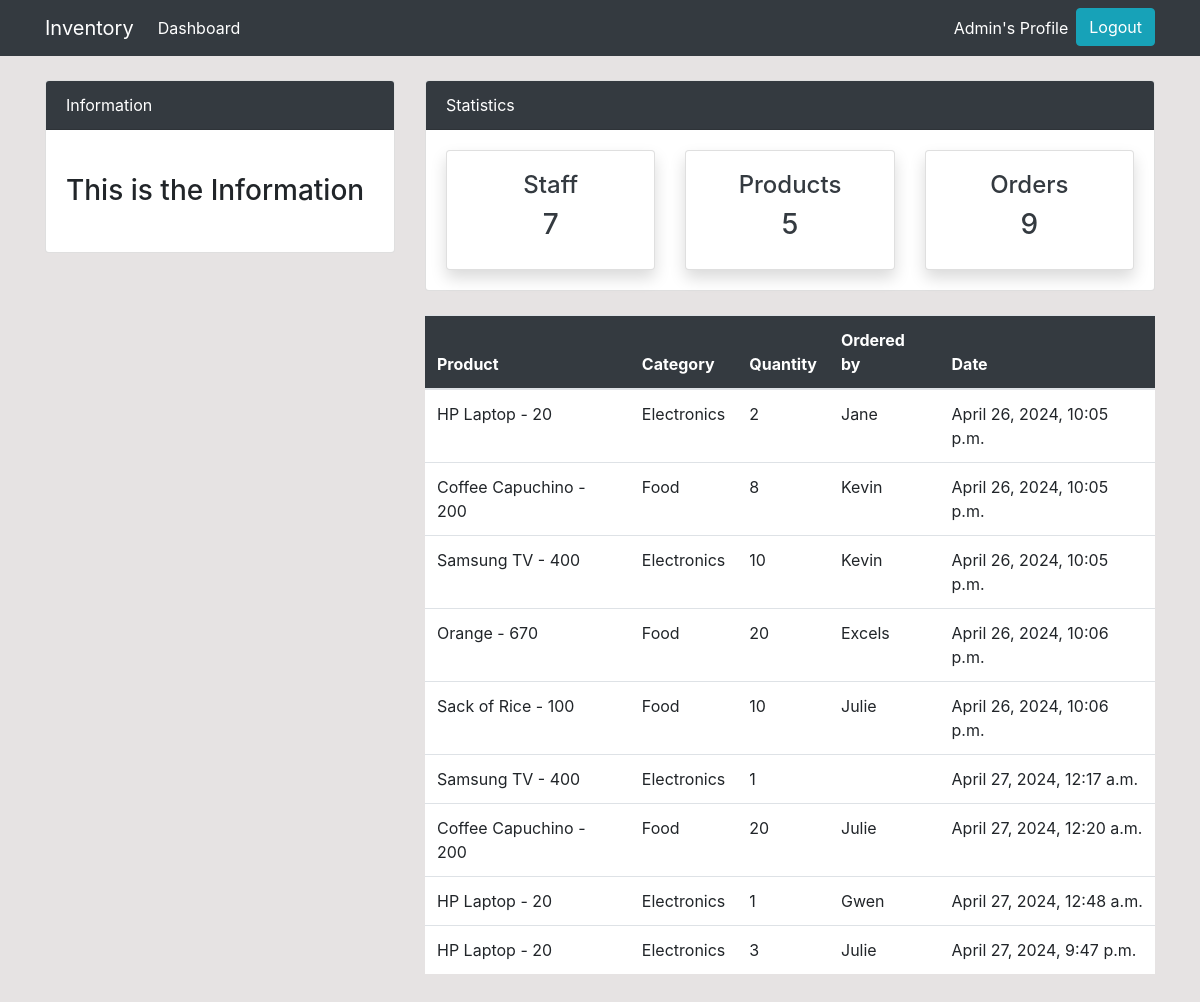
/order/ (signed in), run on the app's committed database.
### dashboard/models.py (models this page shows, shortened)
class Order(models.Model):
    product = models.ForeignKey(Product, on_delete=models.CASCADE, null=True)
    staff = models.ForeignKey(User, models.CASCADE, null=True)
    order_quantity = models.PositiveIntegerField(null=True)
    date = models.DateTimeField(auto_now_add=True)
    class Meta:
        verbose_name_plural = "Order"

class Product(models.Model):
    name = models.CharField(max_length=100, null=True)
    category = models.CharField(max_length=20, choices=CATEGORY, null=True)
    quantity = models.PositiveIntegerField(null=True)
    class Meta:
        verbose_name_plural = "Products"
    def __str__(self):
        return f'{self.name} - {self.quantity}'

### dashboard/views.py (the view)
# urls.py: path('order/', views.order, name='dashboard-order'),
@login_required
def order(request):
    orders = Order.objects.all()
    orders_count = orders.count()
    workers_count = User.objects.all().count()
    product_count = Product.objects.all().count()
    context = {
        'orders': orders,
        'workers_count': workers_count,
        'orders_count': orders_count,
        'product_count': product_count
    }
    return render(request ,'dashboard/order.html', context)

### templates/dashboard/order.html (shortened to what this page needs)
{% extends 'partials/base.html' %}
{% block content %}
{% include 'partials/topnav.html' %}
<div class="container">
<div class="row my-4">
    <div class="col-md-4"></div>
    <div class="col-md-8">
        <table class="table bg-white">
            <thead class="bg-dark text-white">
                <tr>
                    <th scope="col">Product</th>
                    <th scope="col">Category</th>
                    <th scope="col">Quantity</th>
                    <th scope="col">Ordered by</th>
                    <th scope="col">Date</th>
                </tr>
            </thead>
            <tbody>
                {% for orders in orders %}
                <tr>
                    <td>{{ orders.product }}</td>
                    <td>{{ orders.product.category }}</td>
                    <td>{{ orders.order_quantity }}</td>
                    <td>{{ orders.staff.username }}</td>
                    <td>{{ orders.date }}</td>
                </tr>
                {% endfor %}
            </tbody>
        </table>
    </div>
</div>
</div>
{% endblock %}

### templates/partials/nav.html (shortened to what this page needs)
<nav class="navbar navbar-expand-lg navbar-dark bg-dark">
  {% if user.is_authenticated %}
  <div class="container">
      <a class="navbar-brand text-white" href="{% url 'dashboard-index' %}">Inventory</a>
      <div class="collapse navbar-collapse" id="navbarSupportedContent">
          <ul class="navbar-nav mr-auto">
              <li class="nav-item active">
                  <a class="nav-link text-white" href="{% url 'dashboard-index' %}">Dashboard </a>
              </li>
          </ul>
          <ul class="navbar-nav ml-auto">
              <li class="nav-item active">
                  <a class="nav-link text-white" href="{% url 'user-profile' %}">{{ user.username }}'s Profile
                      <span class="sr-only">(current)</span></a>
              </li>
              <li class="nav-item">
                  <form action="{% url 'user-logout' %}" method="post">
                    <input class="btn btn-info btn-block" type="submit" value="Logout">
                </form>
              </li>
          </ul>
          {% endif %}
      </div>
  </div>
</nav>

### static/style.css (style rules this page uses)
body { background: rgb(230, 227, 227); }

### data on the page
Order: product "HP Laptop - 20", product.category "Electronics", order_quantity "2", staff.username "Jane", date "April 26, 2024, 10:05 p.m."
Order: product "Coffee Capuchino - 200", product.category "Food", order_quantity "8", staff.username "Kevin", date "April 26, 2024, 10:05 p.m."
Order: product "Samsung TV - 400", product.category "Electronics", order_quantity "10", staff.username "Kevin", date "April 26, 2024, 10:05 p.m."
Order: product "Orange - 670", product.category "Food", order_quantity "20", staff.username "Excels", date "April 26, 2024, 10:06 p.m."
Order: product "Sack of Rice - 100", product.category "Food", order_quantity "10", staff.username "Julie", date "April 26, 2024, 10:06 p.m."
Order: product "Samsung TV - 400", product.category "Electronics", order_quantity "1", date "April 27, 2024, 12:17 a.m."
Order: product "Coffee Capuchino - 200", product.category "Food", order_quantity "20", staff.username "Julie", date "April 27, 2024, 12:20 a.m."
Order: product "HP Laptop - 20", product.category "Electronics", order_quantity "1", staff.username "Gwen", date "April 27, 2024, 12:48 a.m."
Order: product "HP Laptop - 20", product.category "Electronics", order_quantity "3", staff.username "Julie", date "April 27, 2024, 9:47 p.m."

### other printed values
{{ user.username }} "Admin"
{{ workers_count }} "7"
{{ product_count }} "5"
{{ orders_count }} "9"
